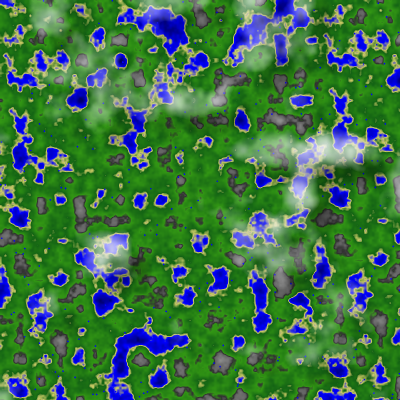
Frame 1 (no input)
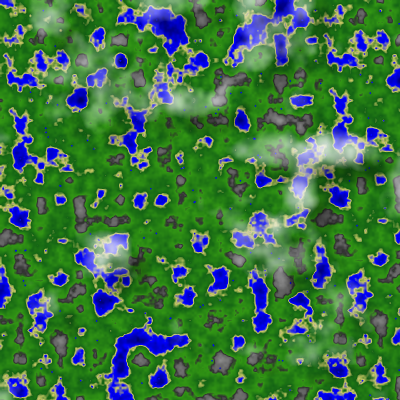
Frame 60 (no input)
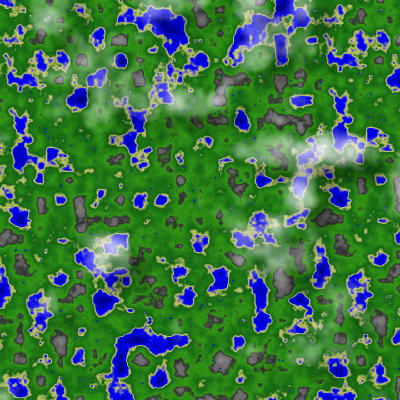
Frame 120 (the mouse pressed at the canvas centre since frame 60)

The p5.js sketch that drew these frames (run headless with seeded random() and noise() and a simulated clock; from frame 60 on, the mouse is pressed at the canvas centre):

// p5.js sketch
// ── sketch.js
// JK TODO s
// ecs for particles
// particle fluid simulation

function setup() {
	worldmap_setup();
	particle_setup();
}

function update() {
	// var yoff = 0;
	// for (var y = 0; y < rows; y++) {
	// 	var xoff = 0;
	// 	for (var x = 0; x < cols; x++) {
	// 		var index = x + y * cols;
	// 		var angle = noise(xoff, yoff, zoff) * TWO_PI * 4;
	// 		var v = p5.Vector.fromAngle(angle);
	// 		v.setMag(1);
	// 		flowfield[index] = v;
	// 		xoff += inc;
	// 		stroke(0, 50);
	// 	}
	// 	yoff += inc;

	// 	zoff += 0.0003;
	// }

	// for (var i = 0; i < particles.length; i++) {
	// 	particles[i].follow(flowfield);
	// 	particles[i].update();
	// 	particles[i].edges();
	// }

	particles.update(flowfield);

	// particles.push(new Particle());
}

function draw() {
	// seperate drawing from calculations
	update();

	// this part below is for drawing
	image(world_texture,0,0);

	// draw particles in between ground and clouds
	// for (var i = 0; i < particles.length; i++) {
	// 	particles[i].show();
	// }
	particles.show();

	// clouds
	image(cloud_texture,0,0);
	image(shadow_texture,0,0);
}

// function windowResized() {
// 	resizeCanvas(windowWidth, windowHeight);
// }


// ── chunks.js

class GridChunks {
	// fn(i32, i32, fn(T) [x, y])
	constructor(width, height, position_fn) {
		this.position_fn = position_fn;
		this.width = width;
		this.height = height;
		this.items = new Array(width * height);
		for (let i = 0; i < this.items.length; i ++) {
			this.items[i] = [];
		}
	}

	// fn([T]) void
	update(list) {
		for (let i = 0; i < this.items.length; i ++) {
			this.items[i].length = 0;
		}
		for (let i = 0; i < list.length; i ++) {
			let [x, y] = this.position_fn(list[i]);
			this.items[x + y * this.width].push(i);
		}
	}

	// fn(fn([i32]))
	iterGroups(handle_fn) {
		for (let x = 0; x < this.width; x ++) {
			for (let y = 0; y < this.height; y ++) {
				handle_fn(this.items[x + y * this.width]);
			}
		}
	}


	// AI GENERATED
	// Iterates unique pairs within the chunk and across valid neighbor chunks
	iterCollisionPairs(pair_fn) {
		for (let x = 0; x < this.width; x++) {
			for (let y = 0; y < this.height; y++) {
				let currentChunk = this.items[x + y * this.width];
				if (currentChunk.length === 0) continue;

				// 1. Check items within the same chunk against each other
				for (let i = 0; i < currentChunk.length - 1; i++) {
					for (let j = i + 1; j < currentChunk.length; j++) {
						pair_fn(currentChunk[i], currentChunk[j]);
					}
				}

				// 2. Check current chunk items against half-neighborhood 
				// (Offsets ensure we don't double-check pairs between adjacent chunks)
				const offsets = [
					[1, 0],   // Right
					[1, 1],   // Bottom-Right
					[0, 1],   // Bottom
					[-1, 1]   // Bottom-Left
				];

				for (let [dx, dy] of offsets) {
					let nx = x + dx;
					let ny = y + dy;
					if (nx >= 0 && nx < this.width && ny >= 0 && ny < this.height) {
						let neighborChunk = this.items[nx + ny * this.width];
						if (neighborChunk.length === 0) continue;

						for (let i = 0; i < currentChunk.length; i++) {
							for (let j = 0; j < neighborChunk.length; j++) {
								pair_fn(currentChunk[i], neighborChunk[j]);
							}
						}
					}
				}
			}
		}
	}
}

// ── debug.js
// AI-generated (Claude)
// debug overlay, toggle with the d key

// chunk borders, toggle with the c key
function drawChunks() {
	stroke(255, 0, 0);
	noFill();
	for (let i = 0; i <= chunks.width; i ++) {
		line(i * width / chunks.width, 0, i * width / chunks.width, height);
	}
	for (let i = 0; i <= chunks.height; i ++) {
		line(0, i * height / chunks.height, width, i * height / chunks.height);
	}
}

function drawDebug() {
	// only update the fps number every 500ms so it is readable
	if (millis() - lastFpsUpdate > 500) {
		fps = frameRate();
		lastFpsUpdate = millis();
	}

	// background panel
	noStroke();
	fill(0, 0, 0, 160);
	rect(10, 10, 130, 78, 6);

	textFont('monospace');
	textSize(11);
	textAlign(LEFT, TOP);

	// fps is red when it gets low
	if (fps < 30) {
		fill(255, 80, 80);
	} else {
		fill(120, 255, 120);
	}
	text("FPS       " + fps.toFixed(1), 20, 18);

	fill(255);
	text("Particles " + particles.length, 20, 34);
	text("Time      " + floor(millis() / 1000) + " s", 20, 50);
	text("Size      " + width + "x" + height, 20, 66);
}

// ── global.js
const width = 400
const height = 400

var inc = 0.1;
var scl = 1;
var cols, rows;

var zoff = 0;

var particles = [];
var chunks;

var flowfield;

var showDebug = false;
var showChunks = false;
var fps = 0;
var lastFpsUpdate = 0;

var world_noise;
var world_texture;
var cloud_texture;
var shadow_texture;
var light_texture;

const clouds_count = 140;
const cloud_edge_sharpness = 6; // higher = clouds get opaque faster above the threshold

// ── helper.js

// this function is used to replicate world map color similar to minecraft based on height 0 to 1
function hardenWorldMapRgba(height) {
	// deep water
	if (height < 0.2) {
		return [0,0,255,255];
	}
	// flat water
	if (height < 0.3) {
		return [100,100,255,255];
	}
	// dirt
	if (height < 0.4) {
		return [155,52,0,255];
	}
	// grass
	if (height < 0.5) {
		return [50,200,20,255];
	}
	// stone
	if (height < 0.6) {
		return [100,100,100,255];
	}
	// snowy stone
	if (height < 0.7) {
		return [150,150,150,255];
	}
	// snow
	return [255,255,255,255];
}

// same as harden world map but just soft edges via lerp
function lerpWorldMapRgba(height) {
	let layers = [
		[0.1,0,0,100,255],
		[0.3,0,0,255,255],
		[0.35,200,200,100,255],
		[0.4,20,100,20,255],
		[0.6,50,150,20,255],
		[0.65,50,50,50,255],
		[0.7,100,100,100,255],
		[0.9,150,150,150,255],
		[0.91,255,255,255,255],
		[1,255,255,255,255]
	];
	for (let i = 0; i < layers.length; i ++) {
		let [until,r,g,b,a] = layers[i];
		if (until >= height) {
			if (i == 0) return [r,g,b,a];
			let [pu, pr, pg, pb, pa] = layers[i-1];
			let du = until - pu;
			let percent = (height - pu) / du;
			return [
				lerp(pr, r, percent),
				lerp(pg, g, percent),
				lerp(pb, b, percent),
				lerp(pa, a, percent),
			];
		}
	}
}

/// this function is used to create an off screen image texture based on noise.
/// fn(num,num) [num;2], fn(number) [number;4], fn(number, number, number) void,
function noiseTexture(offset_fn, rgba_fn, pre_noise_fn) {
	const tex = createImage(width, height);
	tex.loadPixels();
	for (let x = 0; x < width; x++) {
		for (let y = 0; y < height; y++) {
			let index = (x + y * width) * 4;
			// A Perlin noise brightness!
			let [ox,oy] = offset_fn(x, y);
			const noise_value = noise(ox, oy);
			let bright = map(noise_value, 0, 1, 0, 255);
			if (pre_noise_fn) pre_noise_fn(x, y, noise_value);
			let [r,g,b,a] = rgba_fn(bright);
			tex.pixels[index] = r;
			tex.pixels[index + 1] = g;
			tex.pixels[index + 2] = b;
			tex.pixels[index + 3] = a;
		}
	}
	tex.updatePixels();
	return tex;
}

function cloudAlpha(b) {
	return constrain((b - clouds_count) * 3, 0, 255);
}

function worldmap_setup() {
	background("white");
	noiseSeed(0);
	createCanvas(width, height);
	pixelDensity(1);
	print(`Canvas size is ${width}x${height}`);

	world_noise = new Array(width);
	for (let i = 0; i < width; i ++) {
		world_noise[i] = new Array(height);
	}

	// world map
	world_texture = noiseTexture(
		(x,y) => [x / 20 + 0, y / 20 + 0],
		(b) => lerpWorldMapRgba(b/255),
		(x, y, noise_value) => { world_noise[x][y] = noise_value; }
	);

	// cloud shadow: same shape as clouds, sampled shifted so it lands down-right of them
	cloud_texture = noiseTexture(
		(x,y) => [x / 50 + 50 - 0.4, y / 50 + 50 - 0.4],
		(b) => [0,0,0,cloudAlpha(b)*0.5]
	);

	// transparent clouds with 50 offset
	shadow_texture = noiseTexture(
		(x,y) => [x / 50 + 50, y / 50 + 50],
		(b) => [250,250,255,cloudAlpha(b)]
	);
}

function particle_setup() {
	cols = floor(width / scl);
	rows = floor(height / scl);
	flowfield = new Array(cols * rows);

	for (let x = 0; x < cols; x++) {
		for (let y = 0; y < rows; y++) {
			const field = world_noise[x][y];
			const around = [
				[1,0], // 90
				[1,-1], // 135
				[0,-1], // 180
				[-1,-1], // 225
				[-1,0], // 270
				[-1,1], // 315
				[0,1], // 0
				[1,1], // 45
			];
			var min = field;
			var v = createVector(0, 0);
			var flows = false;
			
			for (let r = 0; r < around.length; r++) {
				const dx = around[r][0];
				const dy = around[r][1];
				const cx = dx + x;
				const cy = dy + y;
				
				if (cx >= 0 && cx < cols && cy >= 0 && cy < rows) {
					var neighbor = world_noise[cx][cy];
					
					if (neighbor < min) {
						min = neighbor;
						v = createVector(dx, dy);
						flows = true;
					}
				}
			}

			if (flows) v.setMag((field - min) * 20);
			flowfield[x + y * cols] = v;
		}
	}

	// for (var i = 0; i < 300; i++) {
	// 	particles[i] = new Particle();
	// }
	particles = new Particles(300);
}


// ── particle.js
// Daniel Shiffman
// http://codingtra.in
// http://patreon.com/codingtrain
// Code for: https://youtu.be/BjoM9oKOAKY

class Particles {
	constructor(size) {
		this.length = size;
		this.generations = new Array(size);
		this.positions = new Array(size);
		this.velocities = new Array(size);
		this.accelerations = new Array(size);
		this.maxspeed = new Array(size);
		this.previousPosition = new Array(size);

		for (let i = 0; i < this.length; i ++) {
			this.positions[i] = createVector(random(width), random(height));
			this.velocities[i] = createVector(0, 0);
			this.accelerations[i] = createVector(0, 0);
			this.maxspeed[i] = 0.2;
			this.previousPosition[i] = this.positions[i].copy();
		}
	}

	update(flowfield) {
		this.follow(flowfield);
		this.move();
		this.edges();
	}

	move() {
		for (let i = 0; i < this.length; i ++) {
			this.velocities[i].add(this.accelerations[i]);
			this.velocities[i].limit(this.maxspeed[i]);
			this.positions[i].add(this.velocities[i]);
			this.accelerations[i].mult(0);
		}
	}

	follow(vectors) {
		for (let i = 0; i < this.length; i ++) {
			var x = floor(this.positions[i].x / scl);
			var y = floor(this.positions[i].y / scl);
			var index = x + y * cols;
			var force = vectors[index];
			this.applyForce(i, force);
		}
	}

	applyForce(i, force) {
		this.accelerations[i].add(force);
	}

	show() {
		stroke(0,0,255);
		strokeWeight(1.5);
		for (let i = 0; i < this.length; i ++) {
			line(this.positions[i].x, this.positions[i].y, this.previousPosition[i].x, this.previousPosition[i].y);
			this.updatePrev(i);
		}
	}

	updatePrev(i) {
		this.previousPosition[i].x = this.positions[i].x;
		this.previousPosition[i].y = this.positions[i].y;
	}

	respawn(i) {
		this.positions[i] = createVector(random(width), random(height));
		this.velocities[i] = createVector(0, 0);
		this.accelerations[i] = createVector(0, 0);
	}
	edges() {
		for (let i = 0; i < this.length; i ++) {
			if (this.positions[i].x > width) {
				this.respawn(i);
				this.updatePrev(i);
			}
			if (this.positions[i].x < 0) {
				this.respawn(i);
				this.updatePrev(i);
			}
			if (this.positions[i].y > height) {
				this.respawn(i);
				this.updatePrev(i);
			}
			if (this.positions[i].y < 0) {
				this.respawn(i);
				this.updatePrev(i);
			}
		}
	}
}
